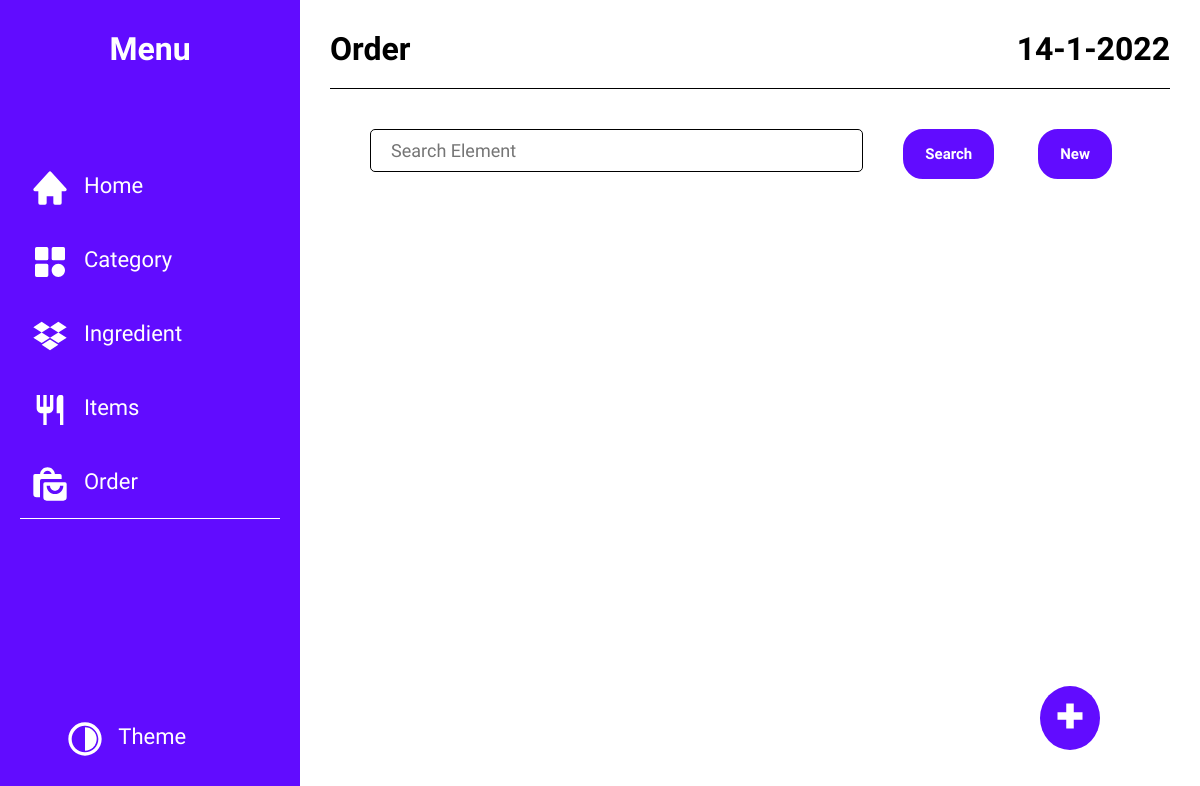
/orderInventory/OrderList/, run on an earlier commit of the app's database.
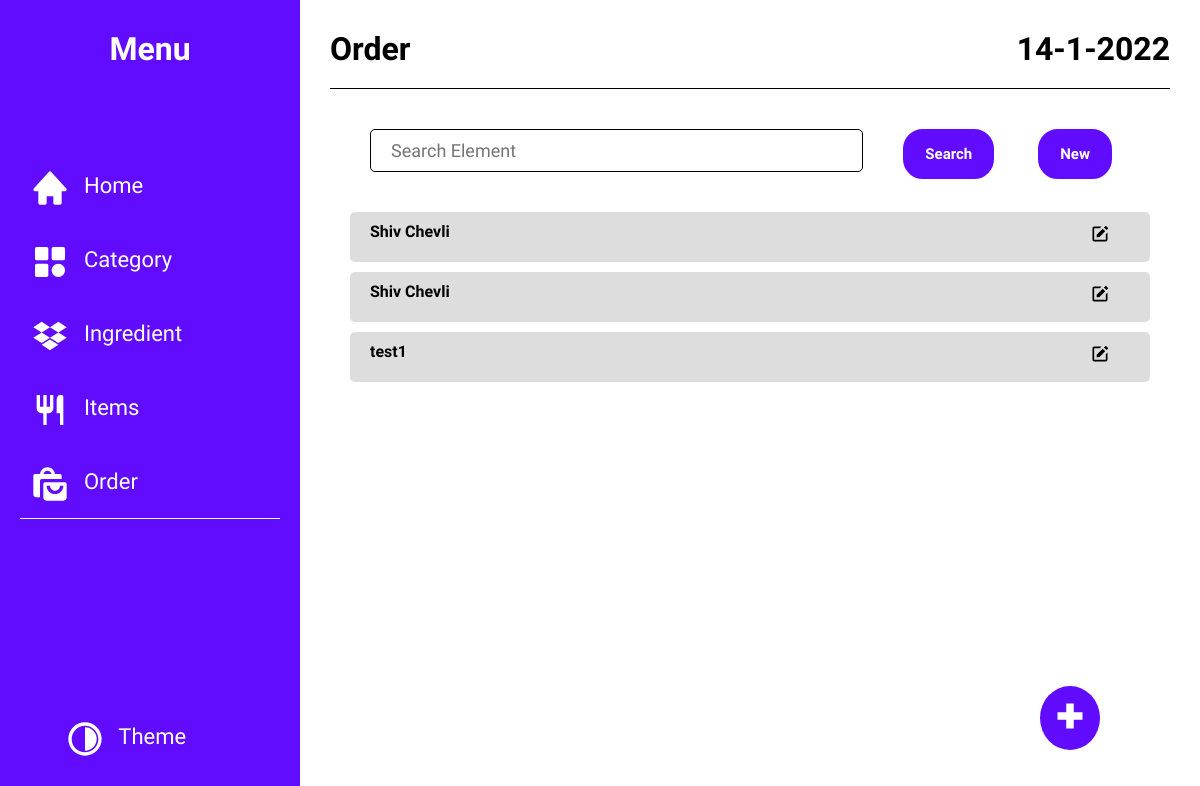
And on a later commit of the database.
### orderInventory/models.py (models this page shows)
class OrderIndividual(models.Model):
    name = models.CharField(max_length=64,
                            null=True, blank=True,
                            verbose_name="Name of Function For Which this order is Placed")
    mobileNumber = models.CharField(max_length=15,validators=[checkMobileNumber])
    address = models.CharField(max_length=256,blank=True,null=True)
    numberOfPerson = models.IntegerField(blank=True,null=True)
    email = models.EmailField(blank=True,null=True)
    deliveryDate = models.DateTimeField(blank=True, null=True)
    createdAt = models.DateTimeField(default=datetime.now)
    modifyAt = models.DateTimeField(default=None, blank=True, null=True)
    deletedAt = models.DateTimeField(default=None, blank=True, null=True)
    def __str__(self):
        return f"{self.id} : {self.name}"

### orderInventory/views.py (the view)
# urls.py: path('OrderList/', views.orderHome, name="orderList"),
@cache_control(max_age=3600)
def orderHome(request):
    order = models.OrderIndividual.objects.all()
    print(order)
    return render(request, 'orderList.html', {
        "toolbar": True,
        "putPlus": True,
        "active": "order",
        "data": order,
        "queryItem": "order_one",
        "heading": "Order",
    })

### orderInventory/templates/orderList.html (shortened to what this page needs)
{% extends 'template.html' %}
{% load static %}
{% block heading %}
    {{ heading }}
{% endblock %}
{% block Main %}
<div id="single-section">
    <section class="single-container">
        {% for i in data %}
        <div class="suggetion-list-item">
            <a href="{% url 'inventory:orderDetail' OrderID=i.id %}">
                <p class="text" data-itemid="{{ i.id }}" data-queryItem="{{ queryItem }}">{{ i.name }} </p>
            </a>
            <button class="add button-remove">
                <svg xmlns="http://www.w3.org/2000/svg" viewBox="0 0 24 24">
                    <path d="m18.988 2.012 3 3L19.701 7.3l-3-3zM8 16h3l7.287-7.287-3-3L8 13z"></path>
                    <path
                        d="M19 19H8.158c-.026 0-.053.01-.079.01-.033 0-.066-.009-.1-.01H5V5h6.847l2-2H5c-1.103 0-2 .896-2 2v14c0 1.104.897 2 2 2h14a2 2 0 0 0 2-2v-8.668l-2 2V19z">
                    </path>
                </svg>
            </button>
        </div>
        {% endfor %}
    </section>
</div>
{% endblock %}

What changed in the data, as far as the page shows it:
added OrderIndividual: name "Shiv Chevli"
added OrderIndividual: name "Shiv Chevli"
added OrderIndividual: name "test1"
